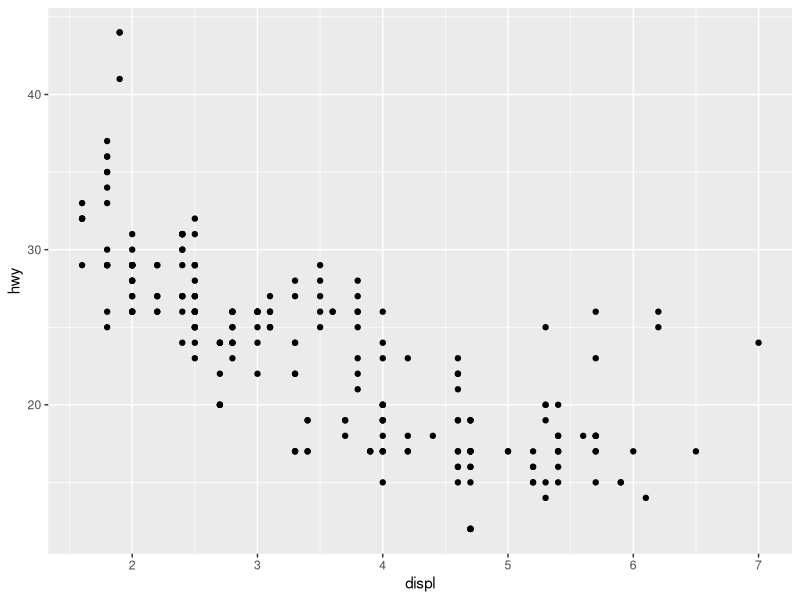
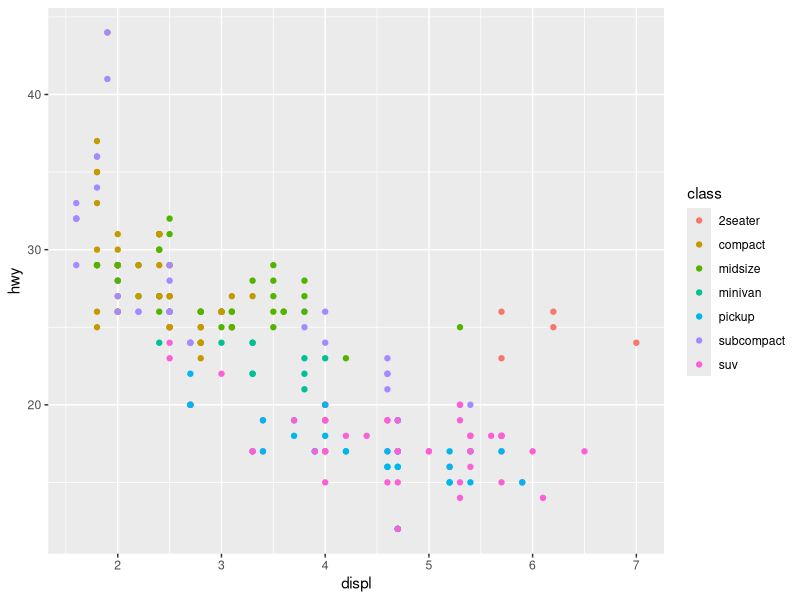
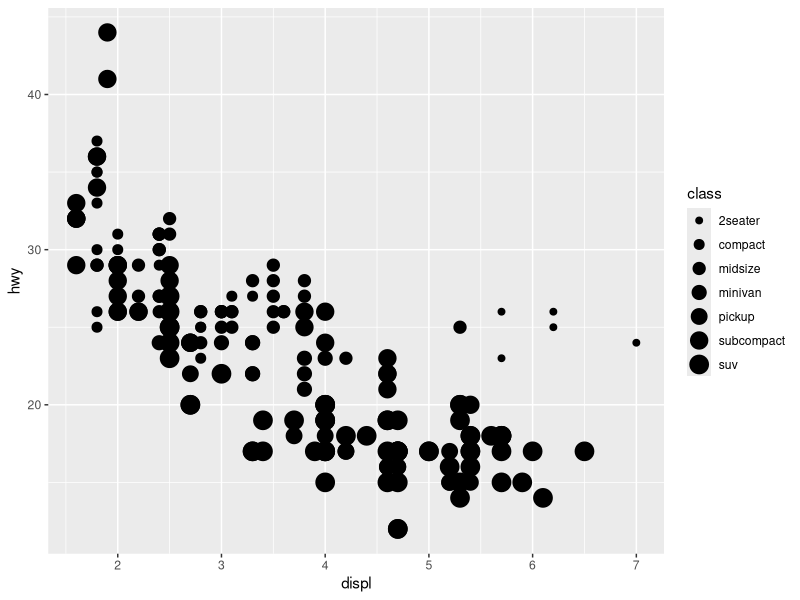
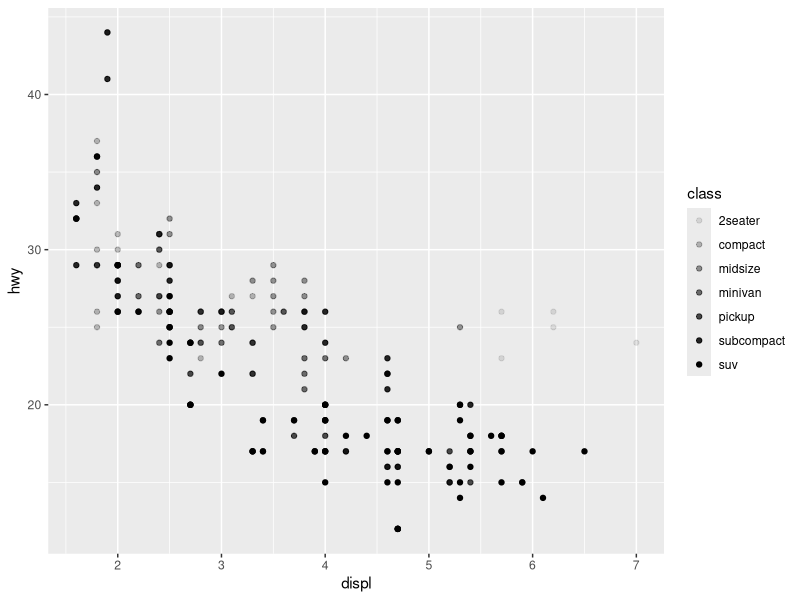
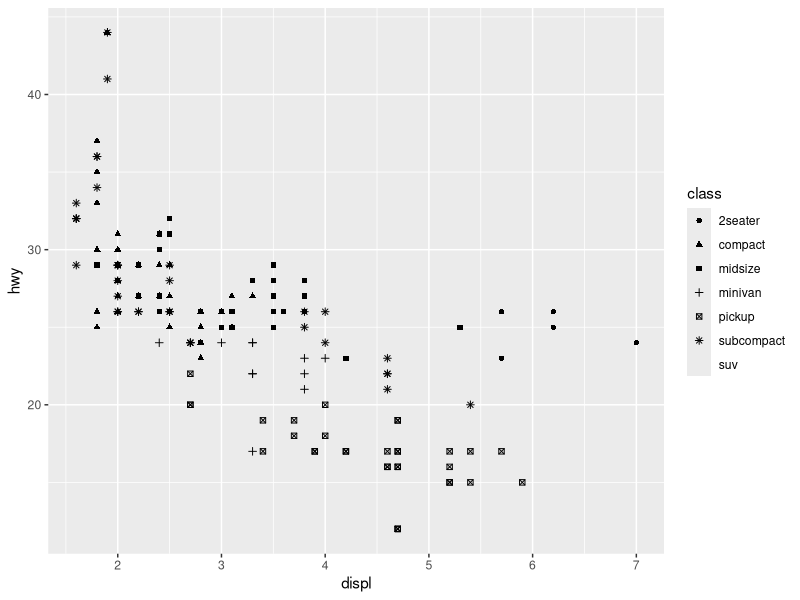
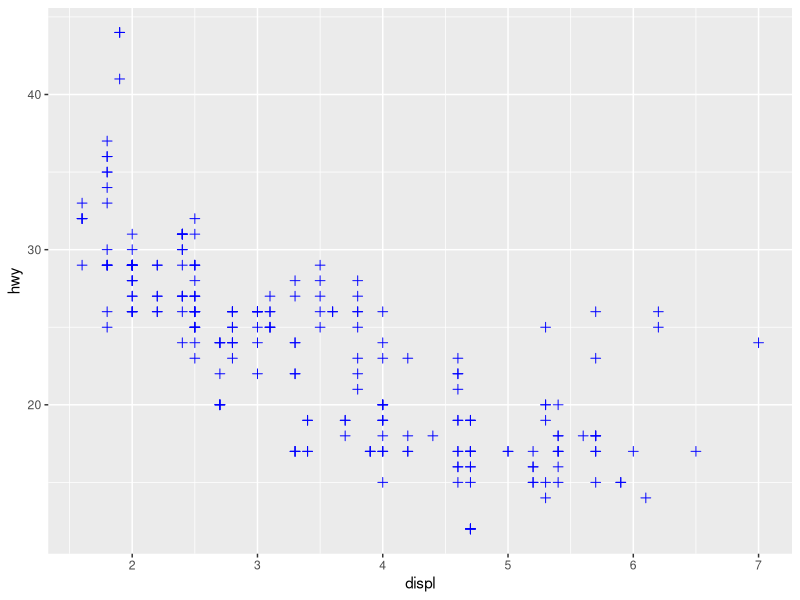
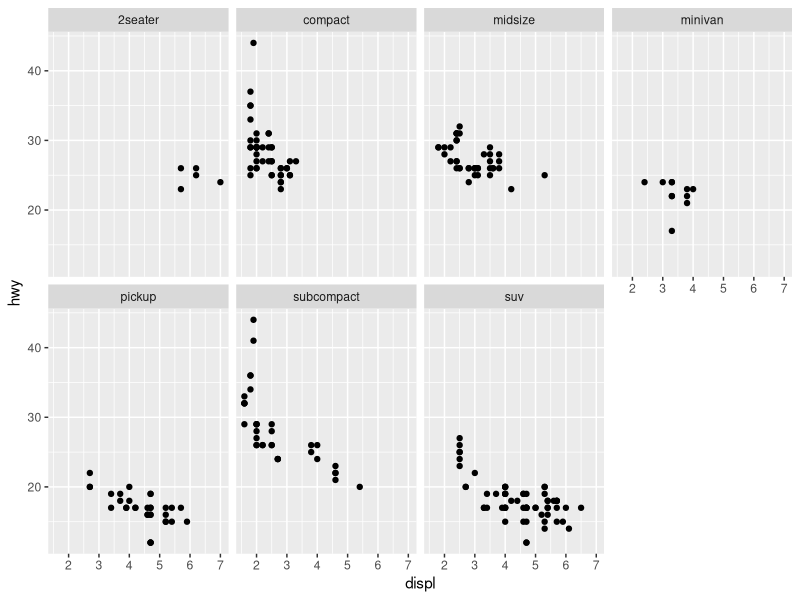
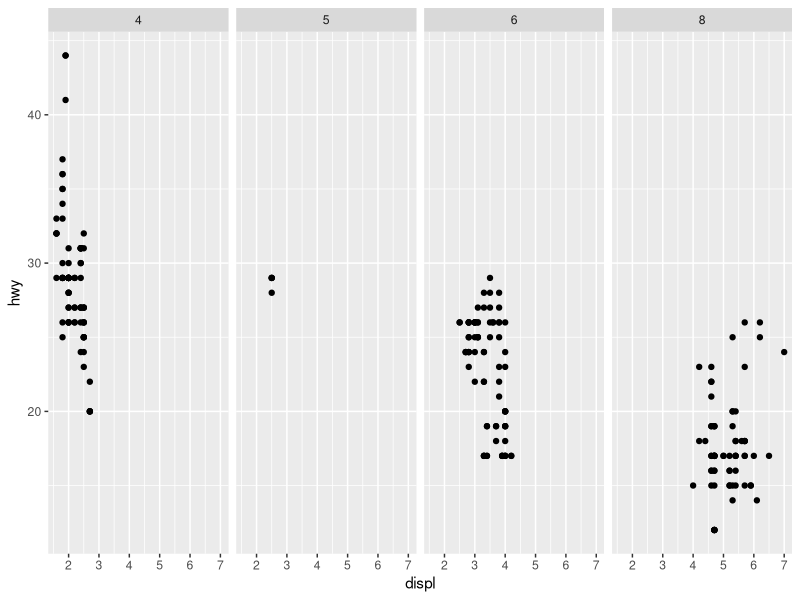

Write R code to recreate these figures, in order. (Note: this script raises an error after producing the figures.)
## ---- chunk 1
library(tidyverse)
## ---- chunk 2
ggplot2::mpg
## ---- chunk 3
ggplot(data = mpg) +
  geom_point(mapping = aes(x = displ, y = hwy))
## ---- chunk 4
ggplot(data = mpg) +
  geom_point(mapping = aes(x = displ, y = hwy, color = class))
## ---- chunk 5
ggplot(data = mpg) +
  geom_point(mapping = aes(x = displ, y = hwy, size = class))
## ---- chunk 6
ggplot(data = mpg) +
  geom_point(mapping = aes(x = displ, y = hwy, alpha = class))
## ---- chunk 7
ggplot(data = mpg) +
  geom_point(mapping = aes(x = displ, y = hwy, shape = class))

# ATTENTION, cette esthétique est limitée à six modalités pour la variable de contrôle !
## ---- chunk 8
ggplot(data = mpg) +
  geom_point(mapping = aes(x = displ, y = hwy), color = "blue", size = 2, shape = 3)
## ---- chunk 9
ggplot(data = mpg) +
  geom_point(mapping = aes(x = displ, y = hwy)) +
  facet_wrap(~ class, nrow = 2)
## ---- chunk 10
ggplot(data = mpg) +
  geom_point(mapping = aes(x = displ, y = hwy)) +
  facet_grid(. ~ cyl)
## ---- chunk 11
ggplot(data = mpg) +
  geom_point(mapping = aes(x = displ, y = hwy)) +
  facet_grid(drv ~ cyl)
## ---- chunk 12
ggplot(data = mpg) +
  geom_smooth(mapping = aes(x = displ, y = hwy))
## ---- chunk 13
ggplot(data = mpg) +
  geom_smooth(mapping = aes(x = displ, y = hwy, linetype = drv))
## ---- chunk 14
ggplot(data = mpg) +
  geom_smooth(mapping = aes(x = displ, y = hwy, linetype = drv, color = drv))
## ---- chunk 15
ggplot(data = mpg) +
  geom_smooth(mapping = aes(x = displ, y = hwy))
  
  ggplot(data = mpg) +
  geom_smooth(mapping = aes(x = displ, y = hwy, linetype = drv))
  
  ggplot(data = mpg) +
  geom_smooth(mapping = aes(x = displ, y = hwy, linetype = drv, color = drv), show.legend = FALSE)
## ---- chunk 16
ggplot(data = mpg) +
  geom_smooth(mapping = aes(x = displ, y = hwy)) +
  geom_point(mapping = aes(x = displ, y = hwy, color = class))
## ---- chunk 17
ggplot(data = mpg) +
  geom_smooth(mapping = aes(x = displ, y = hwy, linetype = drv, color = drv),se = FALSE) +
  geom_point(mapping = aes(x = displ, y = hwy, color = drv))
## ---- chunk 18
ggplot(data = mpg, mapping = aes(x = displ, y = hwy)) +
  geom_point(mapping = aes(color = class)) +
  geom_smooth(data = filter(mpg, class == "subcompact"), se = FALSE, color = "purple")
## ---- chunk 19
ggplot(data = diamonds) +
  geom_bar(mapping = aes(x = cut, fill = cut))
## ---- chunk 20
demo <- tribble(
  ~a, ~b,
  "bar_1", 20,
  "bar_2", 30,
  "bar_3", 40
)

ggplot(data = demo) +
  geom_bar(
    mapping = aes(x = a, y = b), stat = "identity"
  )
## ---- chunk 21
ggplot(data = diamonds) +
  geom_bar(mapping = aes(x = cut, y = after_stat(prop), group = 1))
## ---- chunk 22
ggplot(data = diamonds) +
  stat_summary(mapping = aes(x = cut, y = depth),
           fun.ymin = min,
           fun.ymax = max,
           fun.y = median
           )
## ---- chunk 23
ggplot(data = diamonds) +
  geom_bar(mapping = aes(x = cut, fill = clarity))
## ---- chunk 24
ggplot(data = diamonds) +
  geom_bar(mapping = aes(x = cut, fill = clarity,), position = "fill")
## ---- chunk 25
ggplot(data = diamonds) +
  geom_bar(mapping = aes(x = cut, fill = clarity,), position = "dodge")
## ---- chunk 26
ggplot(data = mpg) +
  geom_jitter(mapping = aes(x = displ, y = hwy))
## ---- chunk 27
ggplot(data = mpg, mapping = aes(x = class, y = hwy)) +
  geom_boxplot() +
  coord_flip()
## ---- chunk 28
bar <- ggplot(data = diamonds) +
  geom_bar(
    mapping = aes(x = cut, fill = cut),
    show.legend = FALSE,
    width = 1
  ) +
  theme(aspect.ratio = 1) +
  labs(x = NULL, y = NULL)

bar + coord_flip()
bar + coord_polar()
## ---- chunk 29
ggplot(data = diamonds) +
  stat_count(
    mapping = aes(x = cut, fill = cut), geom = "bar", position = "stack", show.legend = FALSE) +
  coord_flip() +
  facet_wrap(diamonds$color, nrow = 4, ) +
  theme_few()
## ---- chunk 30
ggplot(data = mpg)
## ---- chunk 31
?mpg
## ---- chunk 32
ggplot(data = mpg) +
  geom_point(mapping = aes(x = hwy, y = cyl))
## ---- chunk 33
ggplot(data = mpg) +
  geom_point(mapping = aes(x = class, y = drv))
## ---- chunk 34
ggplot(data = mpg) +
  geom_point(mapping = aes(x = displ, y = hwy, color = "blue"))
## ---- chunk 35
ggplot(data = mpg) +
  geom_point(mapping = aes(x = displ, y = hwy), color = "blue")
## ---- chunk 36
ggplot2::mpg
## ---- chunk 37
ggplot(data = mpg) +
  geom_point(mapping = aes(x = displ, y = hwy, color = year))
## ---- chunk 38
ggplot(data = mpg) +
  geom_point(mapping = aes(x = displ, y = hwy, size = year))
## ---- chunk 39
ggplot(data = mpg) +
  geom_point(mapping = aes(x = displ, y = hwy, color = year, size = year))
## ---- chunk 40
?geom_point
## ---- chunk 41
ggplot(data = mpg) +
  geom_point(mapping = aes(x = displ, y = hwy, color = year), stroke = 5, shape = 23)
## ---- chunk 42
ggplot(data = mpg) +
  geom_point(mapping = aes(x = displ, y = hwy, color = displ < 5))
## ---- chunk 43
ggplot(data = mpg) +
  geom_point(mapping = aes(x = displ, y = hwy)) +
  facet_wrap(~ displ, nrow = 4)
## ---- chunk 44
ggplot2::mpg
## ---- chunk 45
?mpg
## ---- chunk 46
ggplot(data = mpg) +
  geom_point(mapping = aes(x = displ, y = hwy)) +
  facet_grid(drv ~ cyl)
## ---- chunk 47
ggplot(data = mpg) +
  geom_point(mapping = aes(x = displ, y = hwy)) +
  facet_grid(drv ~ .)

ggplot(data = mpg) +
  geom_point(mapping = aes(x = displ, y = hwy)) +
  facet_grid(. ~ cyl)
## ---- chunk 48
ggplot(data = mpg) +
  geom_point(mapping = aes(x = displ, y = hwy)) +
  facet_wrap(~ class, nrow = 2)
## ---- chunk 49
?facet_wrap
## ---- chunk 50
ggplot(data = mpg) +
  geom_point(mapping = aes(x = displ, y = hwy)) +
  facet_wrap(~ class, ncol = 2)
## ---- chunk 51
ggplot(data = mpg) +
  geom_point(mapping = aes(x = displ, y = hwy)) +
  facet_wrap(~ class, nrow = 2, scales = "free_x")
## ---- chunk 52
ggplot(data = mpg) +
  geom_point(mapping = aes(x = displ, y = hwy)) +
  facet_wrap(~ class, ncol = 2, shrink = TRUE)
## ---- chunk 53
ggplot(data = mpg) +
  geom_point(mapping = aes(x = displ, y = hwy)) +
  facet_wrap(~ class, ncol = 2, as.table = FALSE)
## ---- chunk 54
ggplot(data = mpg) +
  geom_point(mapping = aes(x = displ, y = hwy)) +
  facet_wrap(~ class, ncol = 2, drop = TRUE)
## ---- chunk 55
ggplot(data = mpg) +
  geom_point(mapping = aes(x = displ, y = hwy)) +
  facet_wrap(~ class, ncol = 2, dir = "v")
## ---- chunk 56
ggplot(data = mpg) +
  geom_point(mapping = aes(x = displ, y = hwy)) +
  facet_wrap(~ class, ncol = 2, strip.position = "bottom")
## ---- chunk 57
ggplot2::mpg
## ---- chunk 58
ggplot(data = mpg) +
  geom_line(mapping = aes(x = displ, y = hwy), color = "red")
## ---- chunk 59
ggplot(data = mpg) +
  geom_boxplot(mapping = aes(x = class, y = displ, fill = drv))
## ---- chunk 60
ggplot(data = mpg, mapping = aes(x = displ, y = hwy, fill = class)) +
  geom_area(mapping = NULL, position = "stack")
## ---- chunk 61
ggplot(data = mpg, mapping = aes(x = mpg$displ)) +
  geom_histogram(fill = "blue") +
  geom_vline(xintercept = mean(mpg$displ))
## ---- chunk 62
ggplot(
  data = mpg,
  mapping = aes(x = displ, y = hwy, color = drv)
) +
  geom_point() +
  geom_smooth(se = FALSE)
## ---- chunk 63
ggplot(data = mpg, mapping = aes(x = displ, y = hwy)) +
  geom_point() +
  geom_smooth()

ggplot() +
  geom_point(
    data = mpg,
    mapping = aes(x = displ, y = hwy)
  ) +
  geom_smooth(
    data = mpg, mapping = aes(x = displ, y = hwy)
  )
## ---- chunk 64
ggplot(data = mpg, mapping = aes(x = displ, y = hwy)) +
  geom_point() +
  geom_smooth(se = FALSE)
## ---- chunk 65
ggplot(data = mpg, mapping = aes(x = displ, y = hwy, linetype = drv)) +
  geom_point() +
  geom_smooth(se = FALSE, show.legend = FALSE)
## ---- chunk 66
ggplot(data = mpg, mapping = aes(x = displ, y = hwy, linetype = drv, color = drv)) +
  geom_point() +
  geom_smooth(se = FALSE, show.legend = FALSE)
## ---- chunk 67
ggplot(data = mpg, mapping = aes(x = displ, y = hwy, color = drv)) +
  geom_point() +
  geom_smooth(se = FALSE, show.legend = FALSE, data = filter(mpg, drv == "4"))
## ---- chunk 68
ggplot(data = mpg, mapping = aes(x = displ, y = hwy, linetype = drv, color = drv)) +
  geom_point() +
  geom_smooth(se = FALSE, show.legend = FALSE, color = "blue")
## ---- chunk 69
ggplot(data = mpg) +
  geom_point(mapping = aes(x = displ, y = hwy, color = drv))
## ---- chunk 70
ggplot(data = diamonds) +
  geom_col(mapping = aes(x = cut, y = depth, fill = cut))
## ---- chunk 71
?geom_col
## ---- chunk 72
ggplot(data = diamonds) +
  geom_bar(mapping = aes(x = cut, y = after_stat(prop), group = 1)) +
  geom_bar(mapping = aes(x = cut, y = after_stat(prop), group = 1))
## ---- chunk 73
ggplot(data = mpg, mapping = aes(x = cty, y = hwy)) +
  geom_point()
## ---- chunk 74
ggplot(data = mpg, mapping = aes(x = cty, y = hwy)) +
  geom_jitter()
## ---- chunk 75
ggplot(data = mpg, mapping = aes(x = cty, y = hwy)) +
  geom_jitter()

ggplot(data = mpg, mapping = aes(x = cty, y = hwy)) +
  geom_count()
## ---- chunk 76
ggplot(data = mpg, mapping = aes(x = class, y = displ)) +
  geom_boxplot(fill = "pink") +
  geom_jitter(width = 1)
## ---- chunk 77
ggplot(data = diamonds, mapping = aes(x = cut, fill = cut)) +
  geom_bar() +
  coord_polar()
## ---- chunk 78
?labs
## ---- chunk 79
ggplot(data = mpg, mapping = aes(x = cty, y = hwy)) +
  geom_jitter() +
  geom_abline() +
  coord_fixed()
## ---- chunk 80
?geom_abline
